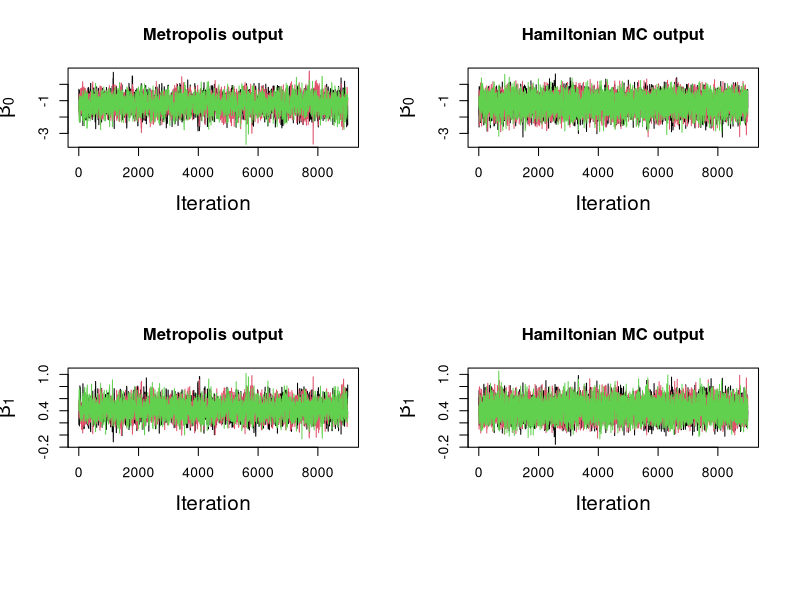

R code for this plot:
## ---- chunk 1
knitr::opts_chunk$set(echo = TRUE)
## ---- chunk 2
#Part one: function for performing Metropolis sampling for logistic regression normal random walk.
#Inputs:
#y: vector of responses
#n: vector (or scalar) of trial sizes. 
#X: predictor matrix including intercept.
#c: rescaling for variance-covariance matrix, scalar J(theta*|theta(t-1)) = N(theta(t-1), c^2*Sigma)
#Sigma is variance covariance matrix for parameters in J()
#iter: number of iterations
#burnin: number of initial iterations to throw out.

Metropolis.fn<-function(y,n,X,c,Sigma,iter,burnin){ 
p <-dim(X)[2]   #number of parameters
library(mvtnorm)
theta0<-rnorm(p) #initial values.
theta.sim<-matrix(0,iter,p+1) #matrix to store iterations
theta.sim[1,1:p]<-theta0   

for(i in 1:(iter-1)){
theta.cand <-rmvnorm(1,mean=theta.sim[i,1:p],sigma=c^2*Sigma) #draw candidate (jointly)
theta.cand <-as.numeric(theta.cand)  
xbc        <-X%*%theta.cand      
p.c        <-(1+exp(-xbc))^(-1)   #Calculating probability of success for candidates.
xb         <-X%*%theta.sim[i,1:p]
p.b        <-(1+exp(-xb))^(-1)     #Calculating probability of success for theta(t-1). 
#difference of log joint distributions.
r<-sum( dbinom(y,size=n,prob=p.c,log=TRUE)-dbinom(y,size=n,prob=p.b,log=TRUE) )
#Draw an indicator whether to accept/reject candidate
ind<-rbinom(1,1,exp( min(c(r,0)) ) )
theta.sim[i+1,1:p]<- ind*theta.cand + (1-ind)*theta.sim[i,1:p]
theta.sim[i+1,p+1]<- ind #counter for acceptances.
}

#Removing the iterations in burnin phase
results<-theta.sim[-c(1:burnin),]
names(results)<-c('beta0','beta1','accept') #column names
return(results)
}


## ---- chunk 3
#Part one: function for performing Hamiltonian Monte Carlo for logistic regression.
#Inputs:
#y: vector of responses
#n: vector (or scalar) of trial sizes. 
#X: predictor matrix including intercept.
#L: number of leapfrog steps.
#M is variance covariance matrix for normal prior of momentum variable \phi. Ideally diagonal.
#iter: number of iterations
#burnin: number of initial iterations to throw out.
HMC.fn<-function(y,n,X,L,M,iter,burnin){ 
p <-dim(X)[2]   #number of parameters
library(mvtnorm)
theta0<-rnorm(p) #initial values of beta
theta.sim<-matrix(0,iter,p+1) #matrix to store iterations plus acceptance.
theta.sim[1,1:p]<-theta0       #initial values in matrix.
epsilon<-1/L                #epsilon assuming epsilon*L =1.
Minv   <-solve(M)


for(i in 1:(iter-1)){
phi       <-rmvnorm(1,mean=rep(0,p),sigma=M)   #draw momentum variable.
phi       <-as.numeric(phi)
phi0      <-phi                             #saving starting phi for calculation of r. 
theta     <-theta.sim[i,1:p]                 #current state of theta.  

p.b         <-(1+exp(-X%*%theta))^(-1)  #calculate probabilities of success at current state.
gradtheta <- crossprod(X,y-n*p.b)   #Gradient of posterior = joint distribution with respect to theta.

#leapfrog steps.
for(j in 1:L){
  phi   <- phi + 0.5*epsilon*gradtheta   #first half step for phi
  theta <- theta + epsilon*(Minv%*%phi)  #full step for theta
  
p.c         <-(1+exp(-X%*%theta))^(-1) #calculate probabilities of success at candidate (sub) state.
gradtheta <- crossprod(X,y-n*p.c)   #Gradient of posterior = joint distribution with respect to theta.

phi   <- phi + 0.5*epsilon*gradtheta #second half step for phi.
phi   <- as.numeric(phi)
}

#difference of log joint distributions at final iteration of leap.frog vs current state.
r<-sum( dbinom(y,size=n,prob=p.c,log=TRUE))+dmvnorm(phi,mean=rep(0,p),sigma=M,log=TRUE)-sum(dbinom(y,size=n,prob=p.b,log=TRUE) )-dmvnorm(phi0,mean=rep(0,p),sigma=M,log=TRUE)
#Draw an indicator whether to accept/reject candidate
ind<-rbinom(1,1,exp( min(c(r,0)) ) )
theta.sim[i+1,1:p]<- ind*theta + (1-ind)*theta.sim[i,1:p]
theta.sim[i+1,p+1] <- ind
}

#Removing the iterations in burnin phase
results<-theta.sim[-c(1:burnin),]
names(results)<-c('beta0','beta1','accept') #column names

return(results)
}
## ---- chunk 4
x <-0:6                 #doses
y<-c(2,5,4,4,5,7,9)     #responses
n<-10                   #number in each group.



#formatting data into the correct format. 
#Build predictor matrix.
pred.mat <-cbind(rep(1,length(y)),x) #First column intercept, second column dose levels

#Estimating a good choice of Sigma for the proposal distribution.
pest    <-y/n                   #Estimates of probability of success
logitest<-log(pest/(1-pest))    #Estimates of logits.
modest  <-lm(logitest~x)        #fit lm with estimated logits as response.
#variance-covariance matrix extracted from lm object.
sigma  <-vcov(modest)

#Running Metropolis algorithm
metro1<-Metropolis.fn(y=y,n=n,X=pred.mat,c=2.4/sqrt(2),Sigma=sigma,iter=10000,burnin=1000)
metro2<-Metropolis.fn(y=y,n=n,X=pred.mat,c=2.4/sqrt(2),Sigma=sigma,iter=10000,burnin=1000)
metro3<-Metropolis.fn(y=y,n=n,X=pred.mat,c=2.4/sqrt(2),Sigma=sigma,iter=10000,burnin=1000)

#Choosing candidate M
#Md <-1/diag(sigma)
M  <- 1*solve(sigma)

HMC1<-HMC.fn(y=y,n=n,X=pred.mat,L=1,M=M,iter=10000,burnin=1000)
HMC2<-HMC.fn(y=y,n=n,X=pred.mat,L=1,M=M,iter=10000,burnin=1000)
HMC3<-HMC.fn(y=y,n=n,X=pred.mat,L=1,M=M,iter=10000,burnin=1000)

#Posterior means of beta0, beta1, Acceptance rate comparison
#Metropolis
metro.all<-rbind(metro1,metro2,metro3)
colMeans(metro.all)
#Hamiltonian Monte Carlo
HMC.all <- rbind(HMC1,HMC2,HMC3)
colMeans(HMC.all)


#Posterior standard deviations
apply(metro.all,2,FUN=sd)
apply(HMC.all,2,FUN=sd)
#95 % credible intervals  
apply(metro.all,2,FUN=function(x) quantile(x,c(0.025,0.975)) )
apply(HMC.all,2,FUN=function(x) quantile(x,c(0.025,0.975)) )

#Convergence diagnostics.

library(coda)
#splitting metropolis chains for beta0,beta1 and converting into mcmc objects.
ml1<-as.mcmc.list(as.mcmc((metro1[1:4500,1:2])))
ml2<-as.mcmc.list(as.mcmc((metro2[1:4500,1:2])))
ml3<-as.mcmc.list(as.mcmc((metro3[1:4500,1:2])))
ml4<-as.mcmc.list(as.mcmc((metro1[4500+1:4500,1:2])))
ml5<-as.mcmc.list(as.mcmc((metro2[4500+1:4500,1:2])))
ml6<-as.mcmc.list(as.mcmc((metro3[4500+1:4500,1:2])))
ml<-c(ml1,ml2,ml3,ml4,ml5,ml6)

#Gelman-Rubin diagnostic.
gelman.diag(ml)[[1]]
#effective sample size.
effectiveSize(ml)

#splitting Hamiltonian Monte Carlo chains for beta0,beta1 and converting into mcmc objects.
hl1<-as.mcmc.list(as.mcmc((HMC1[1:4500,1:2])))
hl2<-as.mcmc.list(as.mcmc((HMC2[1:4500,1:2])))
hl3<-as.mcmc.list(as.mcmc((HMC3[1:4500,1:2])))
hl4<-as.mcmc.list(as.mcmc((HMC1[4500+1:4500,1:2])))
hl5<-as.mcmc.list(as.mcmc((HMC2[4500+1:4500,1:2])))
hl6<-as.mcmc.list(as.mcmc((HMC3[4500+1:4500,1:2])))
hl<-c(hl1,hl2,hl3,hl4,hl5,hl6)

#Gelman-Rubin diagnostic.
gelman.diag(hl)[[1]]
#effective sample size.
effectiveSize(hl)


#Checking convergence of combined Metropolis, Hamiltonian MC.
#Gelman-Rubin diagnostic.
gelman.diag(c(ml,hl))[[1]]

#plotting HMC vs Metropolis iterations.

ylim1<-apply(rbind(metro.all,HMC.all),2,min)
ylim2<-apply(rbind(metro.all,HMC.all),2,max)
par(mfrow=c(2,2),mar=c(9.2,4.1,4.1,2.5))
for(i in 1:2){
plot(metro1[,i],type='l',ylim=c(ylim1[i],ylim2[i]),main='Metropolis output',xlab='Iteration',ylab=bquote( beta[.(i-1)] ),cex.lab=1.5)
lines(metro2[,i],col=2)
lines(metro3[,i],col=3)
plot(HMC1[,i],type='l',ylim=c(ylim1[i],ylim2[i]),main='Hamiltonian MC output',xlab='Iteration',ylab=bquote( beta[.(i-1)] ),cex.lab=1.5)
lines(HMC2[,i],col=2)
lines(HMC3[,i],col=3)
}
